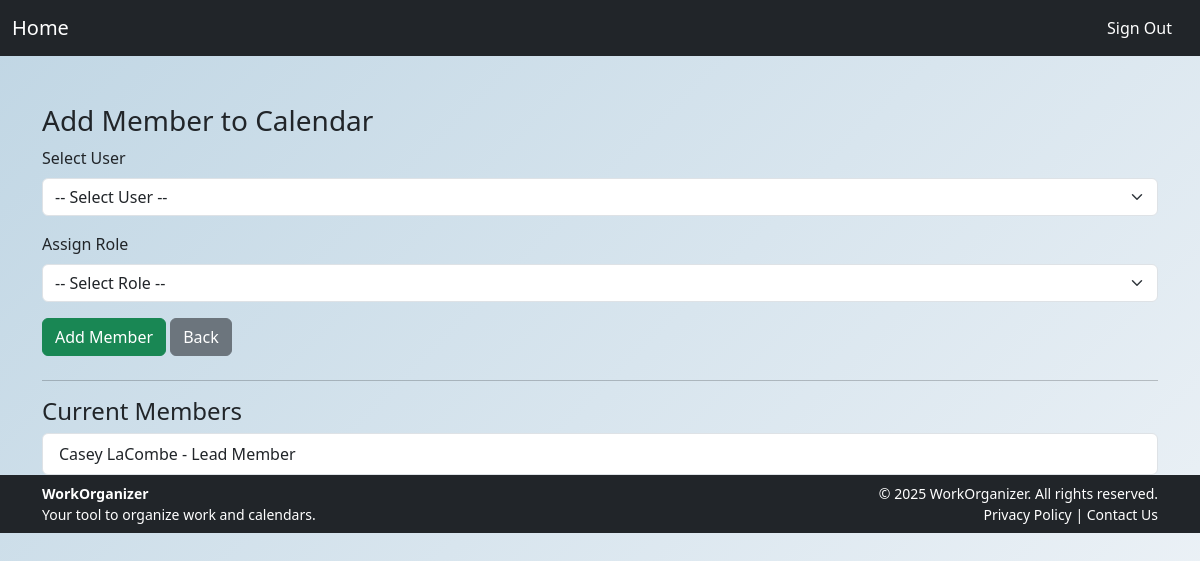
/add-member.php?id=1 (signed in), run on an earlier commit of the app's database.
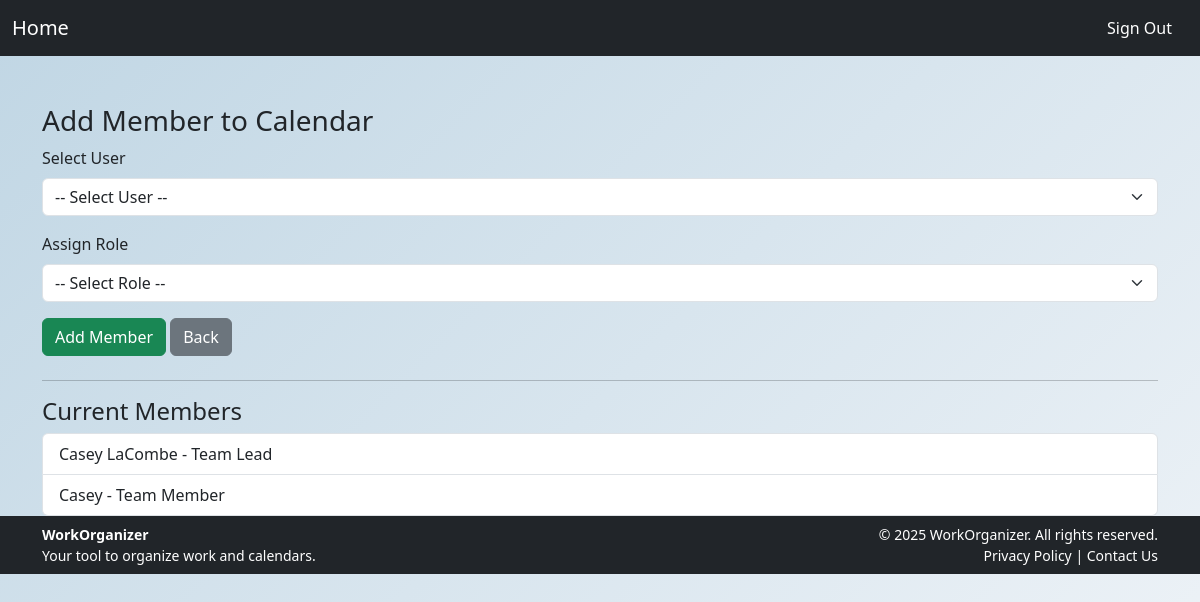
And on a later commit of the database.
### tables this page shows
CREATE TABLE `users` (
  `user_id` int(11) NOT NULL,
  `name` varchar(100) NOT NULL,
  `email` varchar(100) NOT NULL,
  `password` varchar(255) NOT NULL,
  `created_at` timestamp NULL DEFAULT current_timestamp()
);

CREATE TABLE `roles` (
  `id` int(11) NOT NULL,
  `role_name` varchar(50) NOT NULL
);

### add-member.php (the view, shortened to what this page needs)
<?php
$host = 'localhost';
$db   = 'workorganizer_db';
$user = 'root';
$pass = '';
try {
    $pdo = new PDO("mysql:host=$host;dbname=$db;charset=utf8mb4", $user, $pass);
    $pdo->setAttribute(PDO::ATTR_ERRMODE, PDO::ERRMODE_EXCEPTION);
} catch (PDOException $e) {
    die("Connection failed: " . $e->getMessage());
}
$calendarId = $_GET['id'] ?? null;
$membersStmt = $pdo->prepare("
    SELECT u.name, r.role_name
    FROM users u
    JOIN users_calendars uc ON u.user_id = uc.user_id
    JOIN roles r ON uc.role_id = r.id
    WHERE uc.calendar_id = ?
");
$membersStmt->execute([$calendarId]);
$members = $membersStmt->fetchAll(PDO::FETCH_ASSOC);
?>
<?php include 'header.php'; ?>
<div class="container mt-5">
    <h3>Add Member to Calendar</h3>
    <form method="POST" class="mb-4">
        <div class="mb-3">
            <label for="user_id" class="form-label">Select User</label>
            <select name="user_id" id="user_id" class="form-select" required>
                <option value="">-- Select User --</option>
            </select>
        </div>
        <div class="mb-3">
            <label for="role_id" class="form-label">Assign Role</label>
            <select name="role_id" id="role_id" class="form-select" required>
                <option value="">-- Select Role --</option>
            </select>
        </div>
        <button type="submit" class="btn btn-success">Add Member</button>
        <a href="view_calendar.php?id=<?php echo $calendarId; ?>" class="btn btn-secondary">Back</a>
    </form>
    <hr>
    <h4>Current Members</h4>
    <ul class="list-group">
        <?php foreach ($members as $member): ?>
            <li class="list-group-item d-flex justify-content-between">
                <?php echo htmlspecialchars($member['name']) . ' - ' . htmlspecialchars($member['role_name']); ?>
            </li>
        <?php endforeach; ?>
    </ul>
</div>
<?php include 'footer.php'; ?>

### header.php (shortened to what this page needs)
<!DOCTYPE html>
<html lang="en">
<head>
  <link href="https://cdn.jsdelivr.net/npm/bootstrap@5.3.3/dist/css/bootstrap.min.css" rel="stylesheet">
  <link href="https://cdn.jsdelivr.net/npm/bootstrap-icons@1.10.5/font/bootstrap-icons.css" rel="stylesheet">
</head>
<body style="background: linear-gradient(135deg, #c0d6e4, #f0f4f8); min-height: 100vh;">
<nav class="navbar navbar-expand-sm navbar-dark bg-dark">
  <div class="container-fluid">
    <a class="navbar-brand" href="homepage.php">Home</a>
    <div class="collapse navbar-collapse" id="mynavbar">
      <ul class="navbar-nav ms-auto">
        <?php if (isset($_SESSION['user_id'])): ?>
          <li class="nav-item">
            <a class="nav-link btn btn-danger text-white px-3" href="signout.php">Sign Out</a>
          </li>
        <?php endif; ?>
      </ul>
    </div>
  </div>
</nav>

### footer.php
<footer class="bg-dark text-white mt-auto">
  <div class="container py-2">
    <div class="row small">
      <div class="col-md-6">
        <strong>WorkOrganizer</strong><br>
        <span>Your tool to organize work and calendars.</span>
      </div>
      <div class="col-md-6 text-md-end">
        <div>&copy; <?php echo date("Y"); ?> WorkOrganizer. All rights reserved.</div>
        <div>
          <a href="#" class="text-white text-decoration-none">Privacy Policy</a> |
          <a href="#" class="text-white text-decoration-none">Contact Us</a>
        </div>
      </div>
    </div>
  </div>
</footer>

What changed in the data, as far as the page shows it:
changed through a linked row, users "Casey LaCombe": roles.role_name "Lead Member" → "Team Lead"
now on this page (row unchanged): users: name "Casey", roles.role_name "Team Member"
